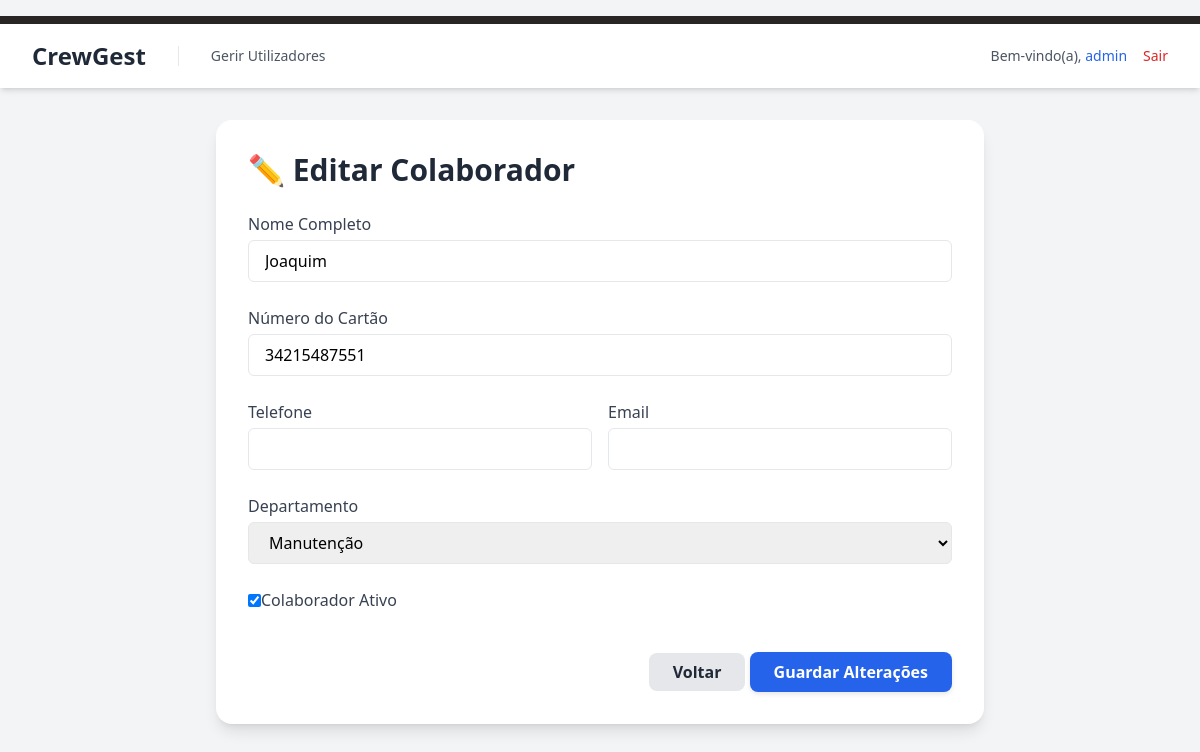
Before: /public/editar_colaborador.php?id=1 (signed in) with the older database file.
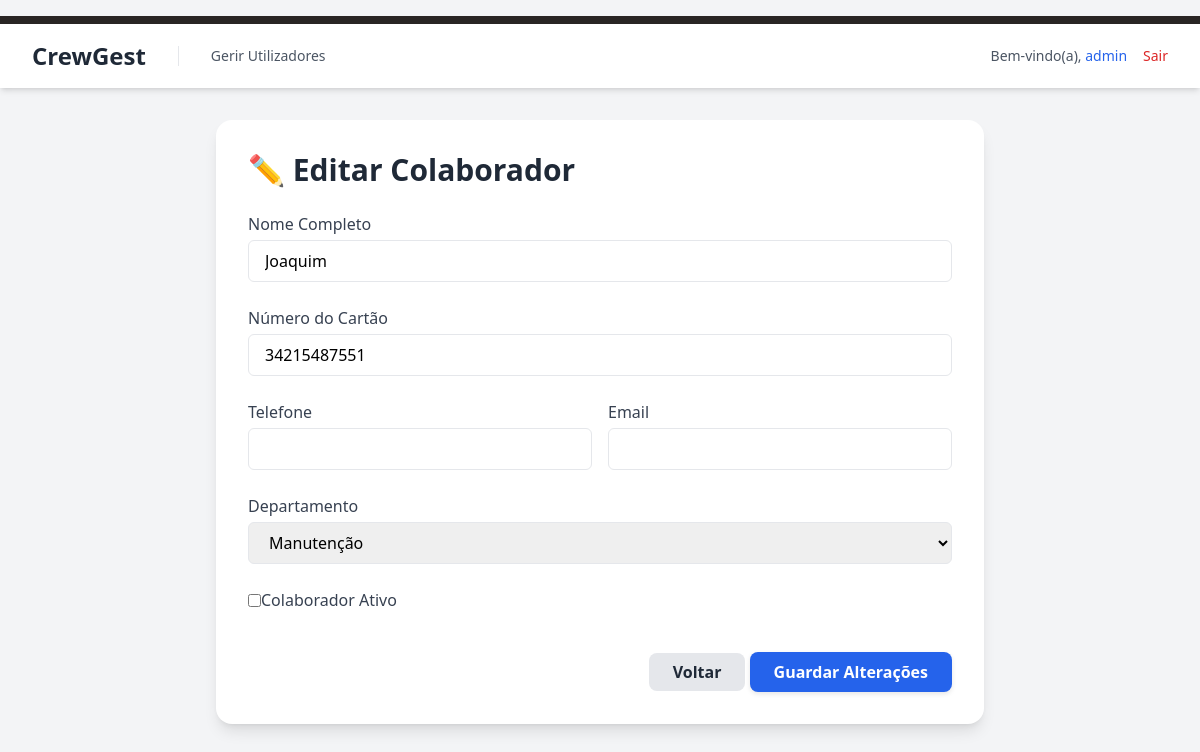
After: the same page with the newer database file.
### tables this page shows
CREATE TABLE `colaboradores` (
  `id` int(11) NOT NULL,
  `nome` varchar(100) NOT NULL,
  `telefone` varchar(20) DEFAULT NULL,
  `email` varchar(100) DEFAULT NULL,
  `cartao` varchar(50) NOT NULL,
  `departamento_id` int(11) DEFAULT NULL,
  `ativo` tinyint(1) DEFAULT 1,
  `criado_em` timestamp NOT NULL DEFAULT current_timestamp()
);

CREATE TABLE `departamentos` (
  `id` int(11) NOT NULL,
  `nome` varchar(100) NOT NULL,
  `criado_em` timestamp NOT NULL DEFAULT current_timestamp()
);

### public/editar_colaborador.php (the view, shortened to what this page needs)
<?php
require_once '../config/db.php';
$id = (int)$_GET['id'];
$stmt = $pdo->prepare("SELECT * FROM colaboradores WHERE id = ?");
$stmt->execute([$id]);
$colaborador = $stmt->fetch();
$departamentos = $pdo->query("SELECT id, nome FROM departamentos ORDER BY nome ASC")->fetchAll(PDO::FETCH_ASSOC);
?>
<!DOCTYPE html>
<html lang="pt-PT" class="bg-gray-100">
<head>
    <link href="<?= BASE_URL ?>/public/css/style.css" rel="stylesheet">
</head>
<body class="bg-gray-100">
<?php include_once '../src/templates/header.php'; ?>
<main class="p-8">
    <div class="max-w-3xl mx-auto bg-white rounded-2xl shadow-lg p-8">
        <h1 class="text-3xl font-bold text-gray-800 mb-6">✏️ Editar Colaborador</h1>
        <form method="POST" class="space-y-6">
            <div>
                <label class="block text-gray-700 font-medium mb-1">Nome Completo</label>
                <input type="text" name="nome" value="<?= htmlspecialchars($colaborador['nome']) ?>" class="w-full px-4 py-2 border rounded-md" required>
            </div>
            <div>
                <label class="block text-gray-700 font-medium mb-1">Número do Cartão</label>
                <input type="text" name="cartao" value="<?= htmlspecialchars($colaborador['cartao']) ?>" class="w-full px-4 py-2 border rounded-md" required>
            </div>
            <div class="grid grid-cols-1 sm:grid-cols-2 gap-4">
                <div>
                    <label class="block text-gray-700 font-medium mb-1">Telefone</label>
                    <input type="text" name="telefone" value="<?= htmlspecialchars($colaborador['telefone']) ?>" class="w-full px-4 py-2 border rounded-md">
                </div>
                <div>
                    <label class="block text-gray-700 font-medium mb-1">Email</label>
                    <input type="email" name="email" value="<?= htmlspecialchars($colaborador['email']) ?>" class="w-full px-4 py-2 border rounded-md">
                </div>
            </div>
            <div>
                <label class="block text-gray-700 font-medium mb-1">Departamento</label>
                <select name="departamento_id" class="w-full px-4 py-2 border rounded-md" required>
                    <?php foreach ($departamentos as $d): ?>
                        <option value="<?= $d['id'] ?>" <?= ($d['id'] == $colaborador['departamento_id']) ? 'selected' : '' ?>>
                            <?= htmlspecialchars($d['nome']) ?>
                        </option>
                    <?php endforeach; ?>
                </select>
            </div>
            <div class="flex items-center">
                <input type="checkbox" name="ativo" id="ativo" class="mr-2" <?= $colaborador['ativo'] ? 'checked' : '' ?>>
                <label for="ativo" class="text-gray-700">Colaborador Ativo</label>
            </div>
            <div class="text-right pt-4">
                <a href="colaboradores.php" class="bg-gray-200 text-gray-800 font-bold py-2 px-6 rounded-lg hover:bg-gray-300">Voltar</a>
                <button type="submit" class="bg-blue-600 text-white font-bold py-2 px-6 rounded-lg hover:bg-blue-700">Guardar Alterações</button>
            </div>
        </form>
    </div>
</main>
</body>
</html>

Changed rows visible on the page:
changed colaboradores "Joaquim": ativo "☑" → "☐"
